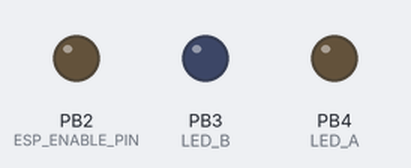
The sketch below on a simulated ATtiny85, built with avr-gcc and run on an emulated ATtiny85. On the bench: output pins drawn as LEDs (lit = HIGH). The modem accepts every AT command (registered, SIM ready, sends succeed) and sends nothing else.

Above: at 0.1 s.
At 1.4 s:
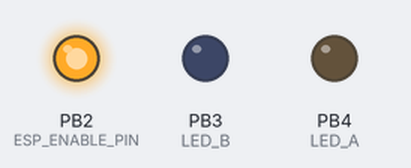
Timing chart, 0 to 2.9 s (numbered marks = the images above):
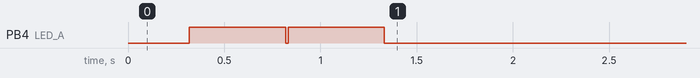

The sketch:

ATTiny85WebSocketClient.ino
```cpp
#include <SoftwareSerial.h>
/*
*   efuentealba@json.cl
*/
//CONFIGURE
#define SSID        "WifiAP"
#define PASS        "password"
#define PUSHER_KEY  "xxxxxxxxxxxxxxx"


#define SOFT_RX_PIN     1
#define SOFT_TX_PIN     0
#define ESP_ENABLE_PIN  2
#define LED_A 4
#define LED_B 3
#define TIMEOUT     5000
#define CONTINUE    false
#define HALT        true

char str_buffer[64];

const char STR_OK[] PROGMEM         = "OK";
const char WS_OK[] PROGMEM          = "HTTP/1.1 101";
const char WS_PING[] PROGMEM        = "pusher:ping";
const char STR_READY[] PROGMEM      = "ready";
const char STR_SENDMODE[] PROGMEM   = ">";
const char STR_APNAME[] PROGMEM     = "+CWJAP:\"";
const char SUBSCRIBE_JSON[] PROGMEM = "{\"event\":\"pusher:subscribe\",\"data\":{\"channel\":\"test_channel\"}}";
const char PONG_JSON[] PROGMEM      = "{\"event\":\"pusher:pong\",\"data\":{}}";
const char ping[] PROGMEM           = "ping";

/*
*   EVENTOS PUSHER.COM
*/
const char ledAOn[] PROGMEM         = "ledAOn";
const char ledAOff[] PROGMEM        = "ledAOff";
const char ledBOn[] PROGMEM         = "ledBOn";
const char ledBOff[] PROGMEM        = "ledBOff";

bool connected = false;


byte ledAonC   = 0;
byte ledAoffC  = 0;
byte ledBonC   = 0;
byte ledBoffC  = 0;
byte pingC     = 0;


SoftwareSerial SoftSerial(SOFT_RX_PIN, SOFT_TX_PIN); // RX, TX

void setup() {
  pinMode(SOFT_TX_PIN, OUTPUT);
  pinMode(LED_A, OUTPUT);
  pinMode(ESP_ENABLE_PIN, OUTPUT);
  pinMode(LED_B, OUTPUT);
  digitalWrite(SOFT_TX_PIN, LOW);
  digitalWrite(LED_A, LOW);
  digitalWrite(LED_B, LOW);
  digitalWrite(ESP_ENABLE_PIN, LOW);
  SoftSerial.begin(4800);
  //SoftSerial.setTimeout(TIMEOUT);
  delay(300);
  digitalWrite(ESP_ENABLE_PIN, HIGH);
  SoftSerial.println(F("AT+RST"));
  SoftSerial.flush();
  if (!waitForString(getString(STR_READY), 5, 2000)) {
    return;
  }
  digitalWrite(LED_A, HIGH);
  delay(500);
  digitalWrite(LED_A, LOW);
  SoftSerial.println(F("ATE0"));
  SoftSerial.flush();
  if (waitForString(getString(STR_OK), 2, 2000)) {
    digitalWrite(LED_A, HIGH);
    delay(500);
    digitalWrite(LED_A, LOW);
    boolean connection_established = false;
    for (int i = 0; i < 5; i++) {
      if (connectWiFi()) {
        connection_established = true;
        break;
      }
    }
    if (!connection_established) {
      return;
    }
    SoftSerial.println(F("AT+CIPMODE=1"));
    SoftSerial.flush();
    if (!waitForString(getString(STR_OK), 2, 1000)) {
      return;
    }
    SoftSerial.println(F("AT+CIPMUX=0"));
    SoftSerial.flush();
    if (!waitForString(getString(STR_OK), 2, 1000)) {
      return;
    }
  } else {
    //digitalWrite(LED_B, HIGH);
  }
}

void wssend(char *data) {
  SoftSerial.print((char)0);
  SoftSerial.print(data);
  SoftSerial.print((char)255);
  SoftSerial.flush();
}
void loop() {
  if (!connected) {
    SoftSerial.println("AT+CIPSTART=\"TCP\",\"ws.pusherapp.com\",80");
    SoftSerial.flush();
    if (!waitForString(getString(STR_OK), 2, 1000)) {
      return;
    }

    SoftSerial.println(F("AT+CIPSEND"));
    SoftSerial.flush();
    if (waitForString(getString(STR_SENDMODE), 1, 1000)) {

      SoftSerial.print("GET /app/");
      SoftSerial.print(PUSHER_KEY);
      SoftSerial.print("?client=js&version=2.2&protocol=5");
      SoftSerial.print("HTTP/1.1\r\n");
      SoftSerial.print("Upgrade: WebSocket\r\n");
      SoftSerial.print("Connection: Upgrade\r\n");
      SoftSerial.print("Host: ws.pusherapp.com\r\n");
      SoftSerial.print("Origin: ArduinoWebSocketClient\r\n");
      SoftSerial.print("\r\n");
      SoftSerial.flush();
      if (waitForString(getString(WS_OK), 2, 1000)) {

        wssend(getString(SUBSCRIBE_JSON));
        connected = true;

      } else {
        //Serial.println("ERROR http");
      }

    } else {
      SoftSerial.println(F("AT+CIPCLOSE"));
      SoftSerial.flush();
    }
  }

  if (connected) {
    if (SoftSerial.available()) {
      char ch = SoftSerial.read();
      if (ch == getString(ledAOff)[ledAoffC]) {
        if (++ledAoffC == 7) {
          digitalWrite(LED_A, LOW);
        }
      } else {
        ledAoffC = 0;
      }
      if (ch == getString(ledAOn)[ledAonC]) {
        if (++ledAonC == 6) {
          digitalWrite(LED_A, HIGH);
        }
      } else {
        ledAonC = 0;
      }
      if (ch == getString(ledBOff)[ledBoffC]) {
        if (++ledBoffC == 7) {
          digitalWrite(LED_B, LOW);
        }
      } else {
        ledBoffC = 0;
      }
      if (ch == getString(ledBOn)[ledBonC]) {
        if (++ledBonC == 6) {
          digitalWrite(LED_B, HIGH);
        }
      } else {
        ledBonC = 0;
      }
      if (ch == getString(ping)[pingC]) {
        if (++pingC == 4) {
          wssend(getString(PONG_JSON));
        }
      } else {
        pingC = 0;
      }
    }
  }
}

boolean connectWiFi() {
  SoftSerial.println(F("AT+CWJAP?"));
  SoftSerial.flush();
  if (waitForString(getString(STR_APNAME), 8, 500)) {
    return true;
  }
  SoftSerial.println(F("AT+CWMODE=1"));
  SoftSerial.flush();
  waitForString(getString(STR_OK), 2, 500);

  SoftSerial.print("AT+CWJAP=\"");
  SoftSerial.print(SSID);
  SoftSerial.print("\",\"");
  SoftSerial.print(PASS);
  SoftSerial.println("\"");
  SoftSerial.flush();
  if (waitForString(getString(STR_OK), 2, 10000)) {
    return true;
  } else {
    return false;
  }
}

bool waitForString(char* input, uint8_t length, unsigned int timeout) {

  unsigned long end_time = millis() + timeout;
  int current_byte = 0;
  uint8_t index = 0;

  while (end_time >= millis()) {

    if (SoftSerial.available()) {
      current_byte = SoftSerial.read();
      if (current_byte != -1) {
        if (current_byte == input[index]) {
          index++;
          if (index == length) {
            return true;
          }
        } else {
          index = 0;
        }
      }
    }
  }
  return false;
}
char* getString(const char* str) {
  strcpy_P(str_buffer, (char*)str);
  return str_buffer;
}
```
